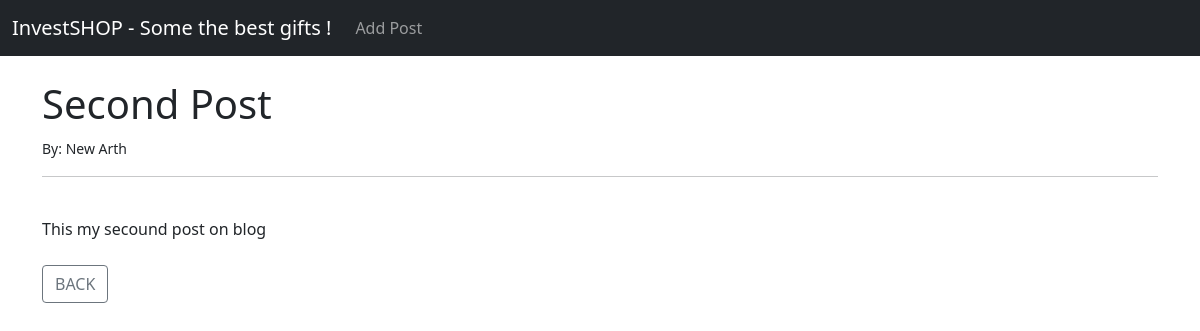
The app's page /article/2 with its own data.
### theblog/models.py (models this page shows, shortened)
class Post(models.Model):
    title = models.CharField(max_length=255)
    title_TAG = models.CharField(max_length=255, default="My BLOG! " )
    author = models.ForeignKey(User, on_delete=models.CASCADE)
    body = models.TextField()

### theblog/views.py (the view)
# urls.py: path('article/<int:pk>', ArticleDetailView.as_view(), name = 'article-detail'),
class ArticleDetailView(DetailView):
    model = Post
    template_name = 'article_details.html'

### theblog/templates/article_details.html (shortened to what this page needs)
{% extends 'base.html' %}
{% block content %}
<h1> {{ post.title }}</h1>
<small>By: {{ post.author.first_name }} {{ post.author.last_name }} </small><br/>
<hr>
<br/>
{{ post.body }}
<br/><br/>
<a href="{% url 'home' %}" class="btn btn-outline-secondary">BACK</a>
{% endblock %}

### records on screen
Post: title "Second Post", author.first_name "New", author.last_name "Arth", body "This my secound post on blog"
